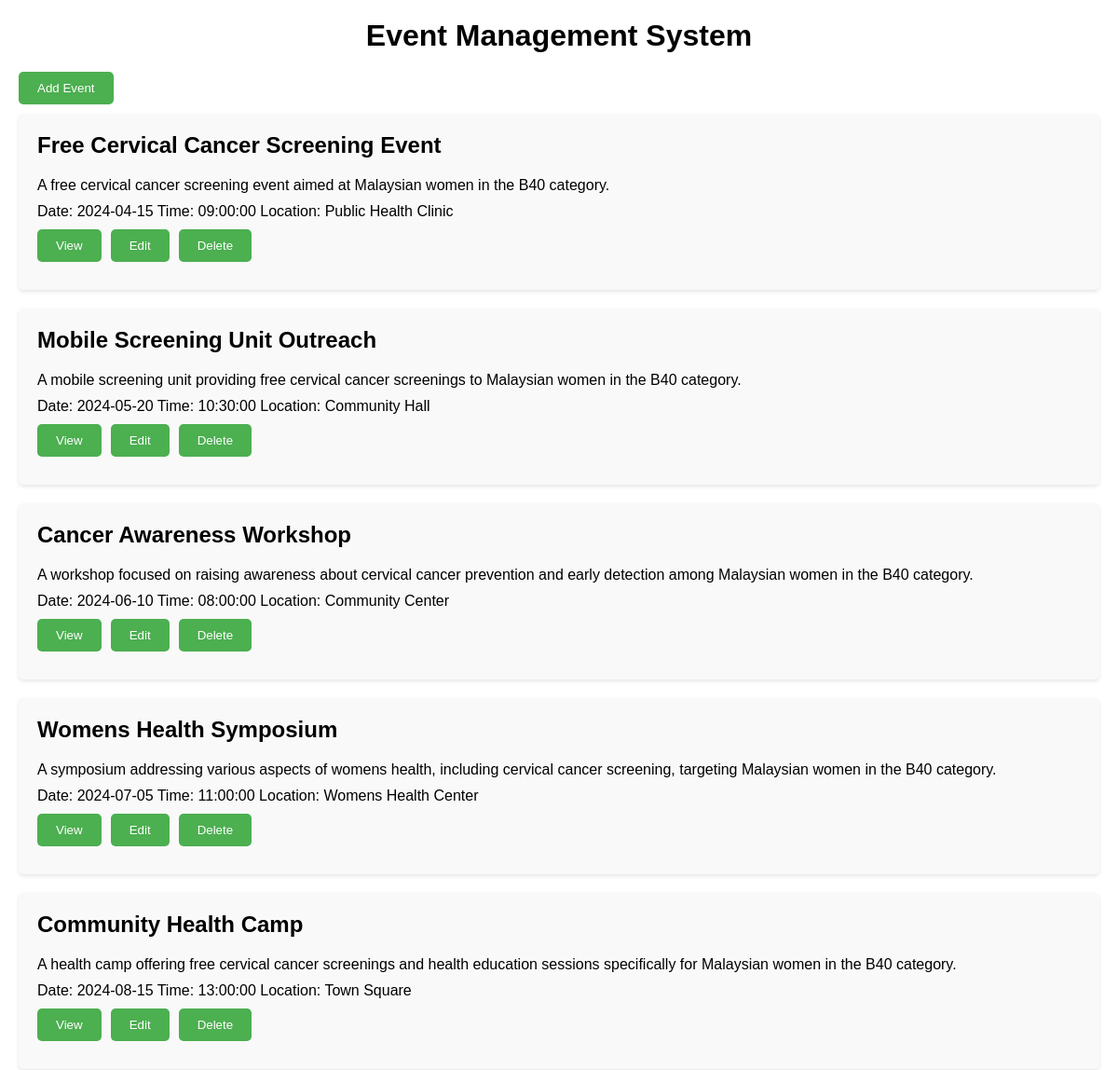
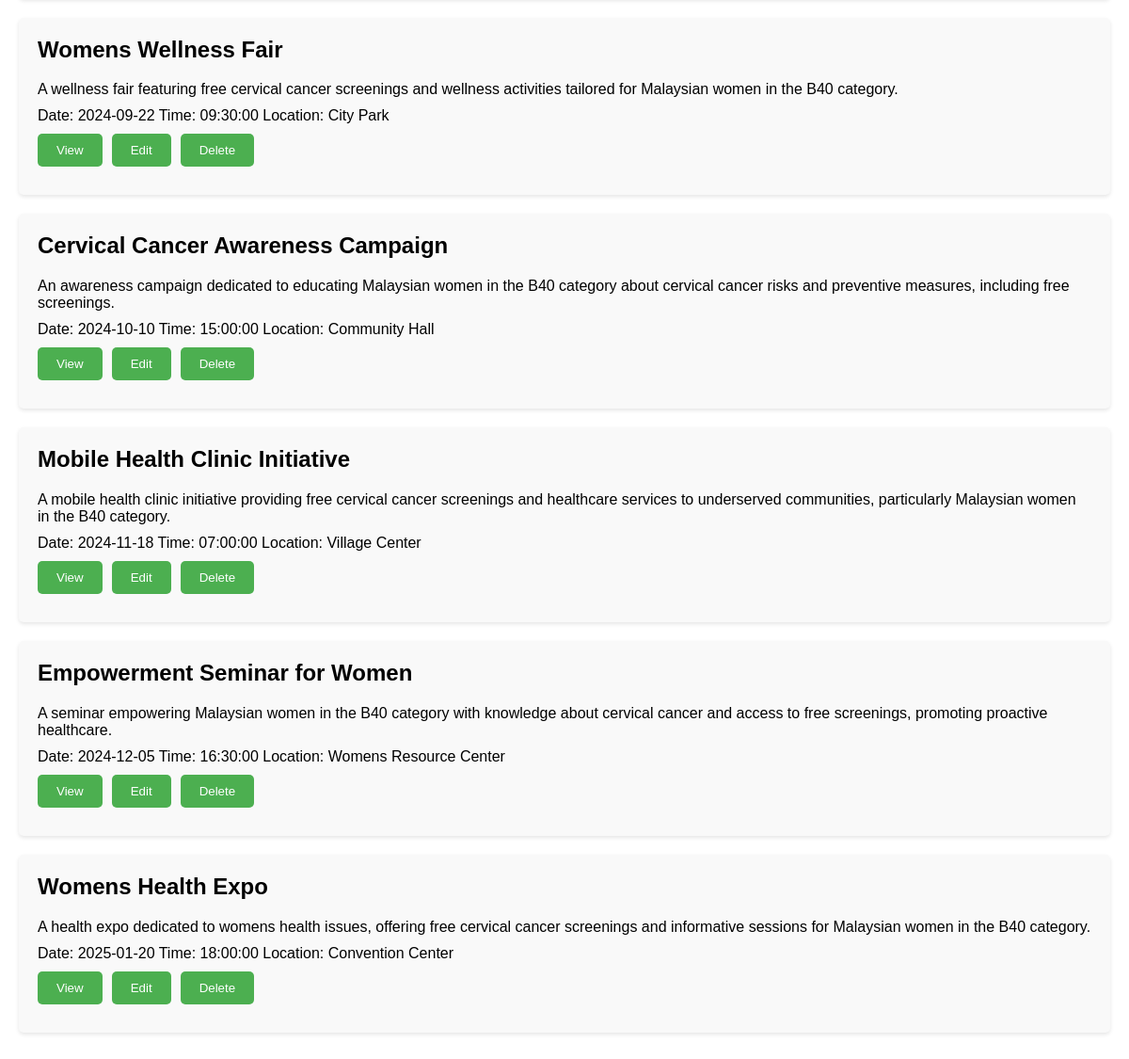
The page /eventManament.php (signed in) on the database its author committed (2 pictures, top to bottom).
### tables this page shows
CREATE TABLE "events" (
	"event_id"	INTEGER,
	"title"	TEXT NOT NULL,
	"description"	TEXT,
	"date"	DATE NOT NULL,
	"time"	TIME NOT NULL,
	"location"	TEXT,
	"organiser"	TEXT,
	"category"	TEXT,
	PRIMARY KEY("event_id" AUTOINCREMENT)
);

### eventManament.php (the view, shortened to what this page needs)
<?php
if (isset($_SESSION["logged_in"]) && $_SESSION["logged_in"] === true) {
    try {
        $pdo = getConnection();
        $stmt = $pdo->query("SELECT * FROM events ORDER BY date");
        $events = $stmt->fetchAll(PDO::FETCH_ASSOC);
        echo "<h1>Event Management System</h1>";
        if(isset($_SESSION["organizer"]) && $_SESSION["organizer"] === true) {
            echo "<button onclick='addEventPopup()'>Add Event</button>";
        }
        foreach ($events as $event) {
            echo "<div class='event-container'>";
            echo "<h2>{$event['title']}</h2>";
            echo "<p>{$event['description']}</p>";
            echo "<p>Date: {$event['date']} Time: {$event['time']} Location: {$event['location']}</p>";
            echo "<button onclick='viewEventPopup(\"{$event['title']}\", \"{$event['description']}\", \"{$event['date']}\", \"{$event['time']}\", \"{$event['location']}\")'>View</button>";
            if(isset($_SESSION["organizer"]) && $_SESSION["organizer"] === true) {
                echo "<button onclick='editEventPopup(\"{$event['title']}\", \"{$event['description']}\", \"{$event['date']}\", \"{$event['time']}\", \"{$event['location']}\")'>Edit</button>";
                echo "<button onclick='deleteEvent({$event['event_id']})'>Delete</button>";
            }
            echo "</div>";
        }
    } catch (PDOException $e) {
        echo "Connection failed: " . $e->getMessage();
    }
} else {
    header("Location: login.php");
    exit;
}
?>
<!DOCTYPE html>
<html lang="en">
<head>
    <link rel="stylesheet" href="event.css">
</head>
<body>
</body>
</html>

### event.css (style rules this page uses)
body { font-family: Arial, sans-serif; margin: 0; padding: 20px; }
h1 { text-align: center; margin-bottom: 20px; }
button { background-color: #4CAF50; color: white; padding: 10px 20px; border: none; border-radius: 5px; cursor: pointer; margin-bottom: 10px; }

### eventManament.php (style rules this page uses)
.event-container { background-color: #f9f9f9; padding: 20px; margin-bottom: 20px; border-radius: 5px; box-shadow: 0 2px 4px rgba(0, 0, 0, 0.1); }
.event-container h2 { margin-top: 0; }
.event-container p { margin: 10px 0; }
.event-container button { margin-right: 10px; }

### rows shown on the page
events: title "Free Cervical Cancer Screening Event", description "A free cervical cancer screening event aimed at Malaysian women in the B40 category.", date "2024-04-15", time "09:00:00", location "Public Health Clinic"
events: title "Mobile Screening Unit Outreach", description "A mobile screening unit providing free cervical cancer screenings to Malaysian women in the B40 category.", date "2024-05-20", time "10:30:00", location "Community Hall"
events: title "Cancer Awareness Workshop", description "A workshop focused on raising awareness about cervical cancer prevention and early detection among Malaysian women in the B40 category.", date "2024-06-10", time "08:00:00", location "Community Center"
events: title "Womens Health Symposium", description "A symposium addressing various aspects of womens health, including cervical cancer screening, targeting Malaysian women in the B40 category.", date "2024-07-05", time "11:00:00", location "Womens Health Center"
events: title "Community Health Camp", description "A health camp offering free cervical cancer screenings and health education sessions specifically for Malaysian women in the B40 category.", date "2024-08-15", time "13:00:00", location "Town Square"
events: title "Womens Wellness Fair", description "A wellness fair featuring free cervical cancer screenings and wellness activities tailored for Malaysian women in the B40 category.", date "2024-09-22", time "09:30:00", location "City Park"
events: title "Cervical Cancer Awareness Campaign", description "An awareness campaign dedicated to educating Malaysian women in the B40 category about cervical cancer risks and preventive measures, including free screenings.", date "2024-10-10", time "15:00:00", location "Community Hall"
events: title "Mobile Health Clinic Initiative", description "A mobile health clinic initiative providing free cervical cancer screenings and healthcare services to underserved communities, particularly Malaysian women in the B40 category.", date "2024-11-18", time "07:00:00", location "Village Center"
events: title "Empowerment Seminar for Women", description "A seminar empowering Malaysian women in the B40 category with knowledge about cervical cancer and access to free screenings, promoting proactive healthcare.", date "2024-12-05", time "16:30:00", location "Womens Resource Center"
events: title "Womens Health Expo", description "A health expo dedicated to womens health issues, offering free cervical cancer screenings and informative sessions for Malaysian women in the B40 category.", date "2025-01-20", time "18:00:00", location "Convention Center"
